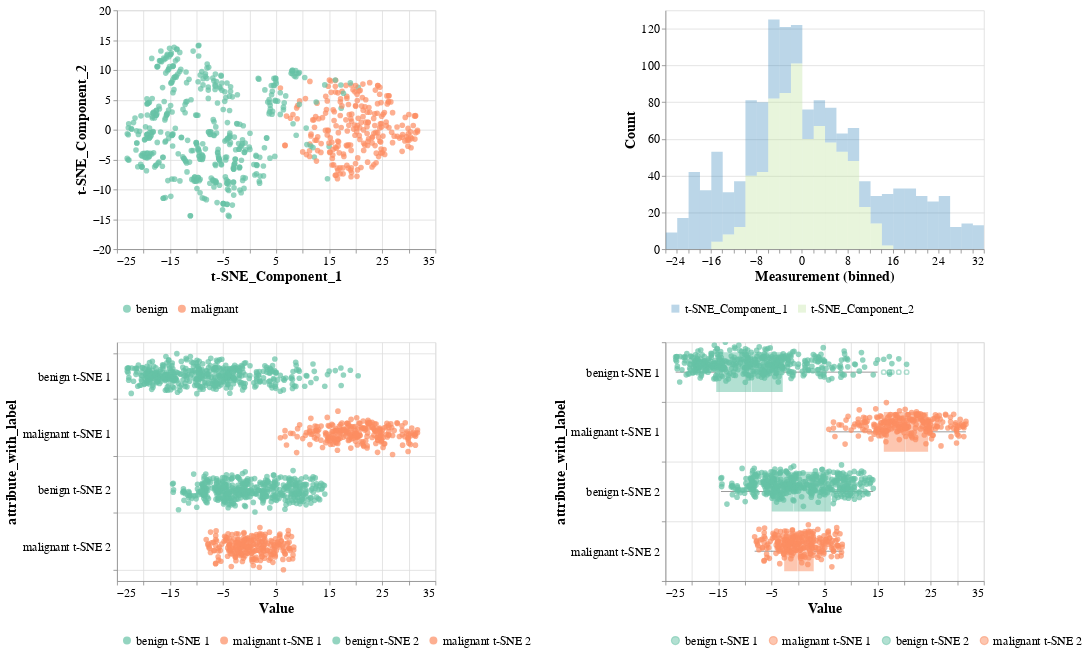

The code cell stored with this chart in its notebook:
### Code cell
combined_chart.configure_title(
    fontSize=18
).configure_axis(
    labelFontSize=15,
    titleFontSize=18
).configure_legend(
    labelFontSize=15,
    titleFontSize=18,
    orient="bottom", title=None, padding=5, labelLimit=200, 
    # columns=3
)

### Figure 1 — Vega-Lite specification as saved in the notebook (floating-point values rounded to 4 significant figures; data arrays with more than 128 entries replaced by an {"elided": "..."} marker saying what was removed)
{"config": {"view": {"continuousWidth": 300, "continuousHeight": 300}, "axis": {"labelFontSize": 15, "titleFontSize": 18}, "legend": {"labelFontSize": 15, "labelLimit": 200, "orient": "bottom", "padding": 5, "title": null, "titleFontSize": 18}, "title": {"fontSize": 18}}, "hconcat": [{"vconcat": [{"mark": {"type": "circle", "size": 50}, "encoding": {"color": {"condition": {"param": "param_11", "field": "Class2", "scale": {"domain": ["benign", "malignant"], "range": ["#66c2a5", "#fc8d62"]}, "type": "nominal"}, "value": "lightgray"}, "x": {"field": "t-SNE_Component_1", "type": "quantitative"}, "y": {"field": "t-SNE_Component_2", "type": "quantitative"}}, "height": 300, "name": "view_13", "width": 400}, {"mark": {"type": "circle", "size": 50}, "encoding": {"color": {"condition": {"param": "param_11", "field": "attribute_with_label", "scale": {"domain": ["benign t-SNE 1", "malignant t-SNE 1", "benign t-SNE 2", "malignant t-SNE 2"], "range": ["#66c2a5", "#fc8d62", "#66c2a5", "#fc8d62"]}, "sort": ["benign t-SNE 1", "malignant t-SNE 1", "benign t-SNE 2", "malignant t-SNE 2"], "type": "nominal"}, "value": "lightgray"}, "x": {"field": "Value", "type": "quantitative"}, "y": {"axis": {"grid": true, "tickBand": "extent"}, "field": "attribute_with_label", "sort": ["benign t-SNE 1", "malignant t-SNE 1", "benign t-SNE 2", "malignant t-SNE 2"], "type": "nominal"}, "yOffset": {"field": "jitter", "type": "quantitative"}}, "height": 300, "name": "view_14", "transform": [{"fold": ["t-SNE_Component_1", "t-SNE_Component_2"], "as": ["Component", "Value"]}, {"calculate": "datum.Class2 + \" \" + (datum.Component == \"t-SNE_Component_1\" ? \"t-SNE 1\" : \"t-SNE 2\")", "as": "attribute_with_label"}, {"calculate": "sqrt(-2*log(random()))*cos(2*PI*random())", "as": "jitter"}, {"filter": {"param": "param_11"}}], "width": 400}], "resolve": {"scale": {"color": "independent"}}}, {"vconcat": [{"mark": {"type": "bar", "binSpacing": 0, "opacity": 0.3}, "encoding": {"color": {"field": "Experiment", "scale": {"domain": ["t-SNE_Component_1", "t-SNE_Component_2"], "range": ["#1f78b4", "#b2df8a"]}, "sort": ["t-SNE_Component_1", "t-SNE_Component_2"], "type": "nominal"}, "x": {"bin": {"maxbins": 50}, "field": "Measurement", "type": "quantitative"}, "y": {"aggregate": "count", "title": "Count", "type": "quantitative"}}, "height": 300, "name": "view_15", "transform": [{"fold": ["t-SNE_Component_1", "t-SNE_Component_2"], "as": ["Experiment", "Measurement"]}, {"filter": {"param": "param_11"}}], "width": 400}, {"layer": [{"mark": {"type": "boxplot", "opacity": 0.5, "size": 50}, "encoding": {"color": {"field": "attribute_with_label", "scale": {"domain": ["benign t-SNE 1", "malignant t-SNE 1", "benign t-SNE 2", "malignant t-SNE 2"], "range": ["#66c2a5", "#fc8d62", "#66c2a5", "#fc8d62"]}, "sort": ["benign t-SNE 1", "malignant t-SNE 1", "benign t-SNE 2", "malignant t-SNE 2"], "type": "nominal"}, "x": {"field": "Value", "type": "quantitative"}, "y": {"axis": {"grid": true, "tickBand": "extent"}, "field": "attribute_with_label", "sort": ["benign t-SNE 1", "malignant t-SNE 1", "benign t-SNE 2", "malignant t-SNE 2"], "type": "nominal"}}, "transform": [{"fold": ["t-SNE_Component_1", "t-SNE_Component_2"], "as": ["Component", "Value"]}, {"calculate": "datum.Class2 + \" \" + (datum.Component == \"t-SNE_Component_1\" ? \"t-SNE 1\" : \"t-SNE 2\")", "as": "attribute_with_label"}, {"filter": {"param": "param_11"}}]}, {"mark": {"type": "circle", "size": 50}, "encoding": {"color": {"condition": {"param": "param_11", "field": "attribute_with_label", "scale": {"domain": ["benign t-SNE 1", "malignant t-SNE 1", "benign t-SNE 2", "malignant t-SNE 2"], "range": ["#66c2a5", "#fc8d62", "#66c2a5", "#fc8d62"]}, "sort": ["benign t-SNE 1", "malignant t-SNE 1", "benign t-SNE 2", "malignant t-SNE 2"], "type": "nominal"}, "value": "lightgray"}, "x": {"field": "Value", "type": "quantitative"}, "y": {"axis": {"grid": true, "tickBand": "extent"}, "field": "attribute_with_label", "sort": ["benign t-SNE 1", "malignant t-SNE 1", "benign t-SNE 2", "malignant t-SNE 2"], "type": "nominal"}, "yOffset": {"field": "jitter", "type": "quantitative"}}, "name": "view_11", "transform": [{"fold": ["t-SNE_Component_1", "t-SNE_Component_2"], "as": ["Component", "Value"]}, {"calculate": "datum.Class2 + \" \" + (datum.Component == \"t-SNE_Component_1\" ? \"t-SNE 1\" : \"t-SNE 2\")", "as": "attribute_with_label"}, {"calculate": "sqrt(-2*log(random()))*cos(2*PI*random())", "as": "jitter"}, {"filter": {"param": "param_11"}}]}], "height": 300, "width": 400}], "resolve": {"scale": {"color": "independent"}}}], "data": {"name": "data-2b8a4a910fbeea07d271245c2b64b3fe"}, "params": [{"name": "param_11", "select": {"type": "interval", "encodings": ["x", "y"]}, "views": ["view_13"]}, {"name": "param_12", "select": {"type": "interval", "encodings": ["x", "y"]}, "bind": "scales", "views": ["view_14", "view_11"]}, {"name": "param_14", "select": {"type": "interval", "encodings": ["x", "y"]}, "bind": "scales", "views": ["view_15"]}], "resolve": {"scale": {"color": "independent"}}, "$schema": "https://vega.github.io/schema/vega-lite/v5.20.1.json", "datasets": {"data-2b8a4a910fbeea07d271245c2b64b3fe": {"elided": "699 records"}}}
